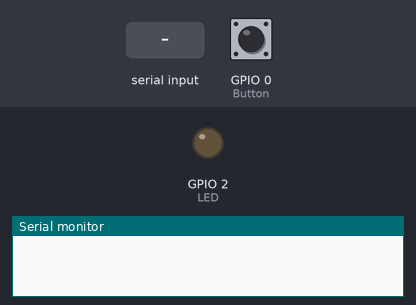
The sketch below on a simulated ESP32. On the bench: output pins drawn as LEDs (lit = HIGH), the last lines printed to the serial monitor. Dashed ring = blinking. Inputs (shaded band) come from the test bench; at power-on: GPIO 0 (Button) HIGH.

Above: at 1.2 s.
1.3 s: "Blink" received over Serial
At 2.4 s:
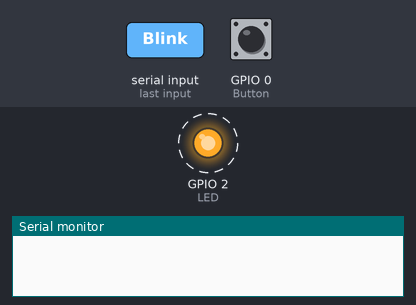
4.3 s: GPIO 0 (Button) pulled LOW for 0.15 s
6.0 s: GPIO 0 (Button) pulled LOW for 1 s
At 8.2 s:
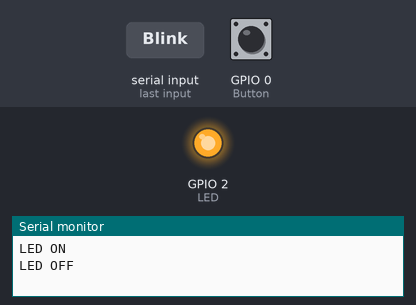
8.5 s: GPIO 0 (Button) pulled LOW for 3.2 s
At 12.9 s:
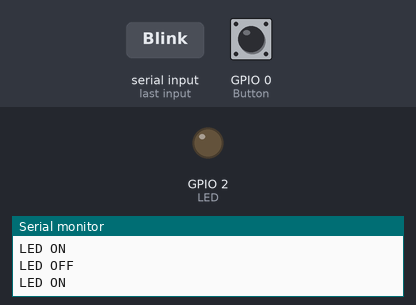
13.2 s: "ON" received over Serial
At 15.1 s:
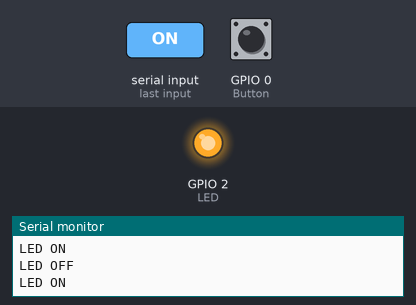
Timing chart, 0 to 16.6 s (numbered marks = the images above; inputs shaded):
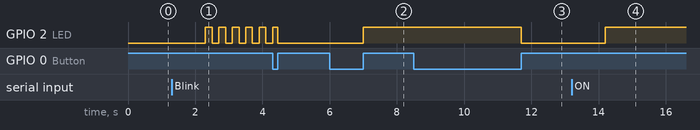

The sketch:

UART_interface.ino
```cpp
#define LED 2
#define Button 0

boolean led_status;
String datacommand;
int led_value = -1;

void IRAM_ATTR led_toggle()
{
    datacommand = "";
    led_status = digitalRead(LED);
    digitalWrite(LED, !led_status);


    if(led_status == 1)
    {
        led_value = 1;
    }else
    {
        led_value = 0;
    }
}

void Turn_on_led()
{
    digitalWrite(LED, HIGH);
}

void Turn_off_led()
{
    digitalWrite(LED, LOW);
}

void Blink_led()
{
    while (datacommand == "Blink")
    {
        digitalWrite(LED, !digitalRead(LED));
        Read_serialdata();
        delay(200);
    }
}

void Read_serialdata(){

    if(Serial.available()){
        datacommand = Serial.readString();
    }
}

void setup() {
    Serial.begin(115200);
    pinMode(Button, INPUT_PULLUP);
    pinMode(LED, OUTPUT);
    attachInterrupt(Button,led_toggle, RISING);
}


void loop()
{
    Read_serialdata();

    if (datacommand == "ON"){
        Turn_on_led();
        //while(Serial.available()) Serial.read(); // Clear serial buffer
        //datacommand = "";
    }else if(datacommand == "OFF"){
        Turn_off_led();
        //while(Serial.available()) Serial.read(); // Clear serial buffer
        //datacommand = "";
    }else if(datacommand == "Blink"){
        Blink_led();
    }


    switch(led_value){
        case 1:
            Serial.println("LED ON");
            led_value = -1;
            break;
        case 0:
            Serial.println("LED OFF");
            led_value = -1;
            break;
    }
}
```

Measured:
- after the input at 1.3 s, GPIO 2 (LED): alternates HIGH for 0.20 s and LOW for 0.20 s, starting after 1.0 s
- after the input at 6.0 s, GPIO 2 (LED): LOW → HIGH after 1.0 s
- after the input at 8.5 s, GPIO 2 (LED): HIGH → LOW after 3.2 s
- after the input at 13.2 s, GPIO 2 (LED): LOW → HIGH after 1.0 s
